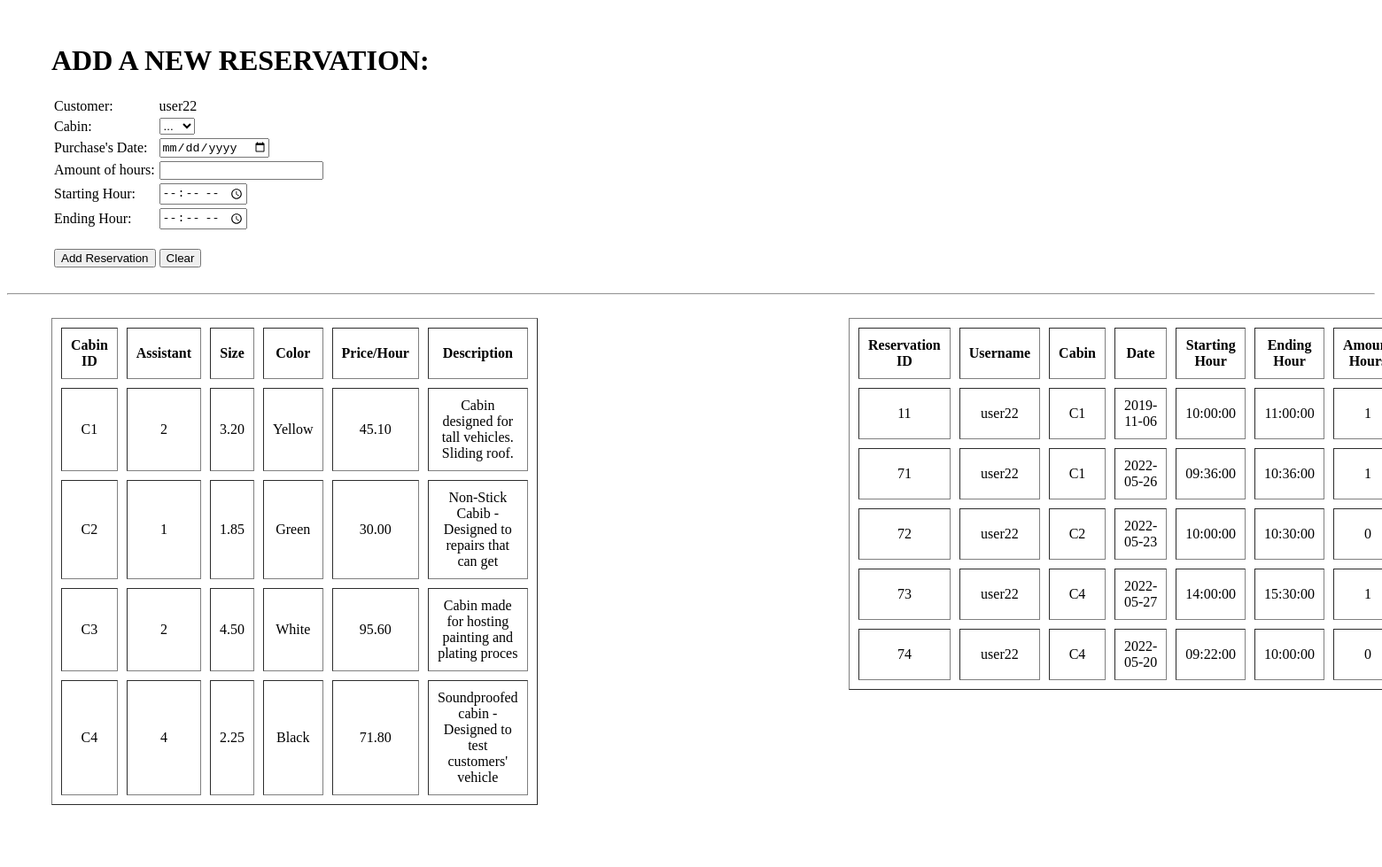
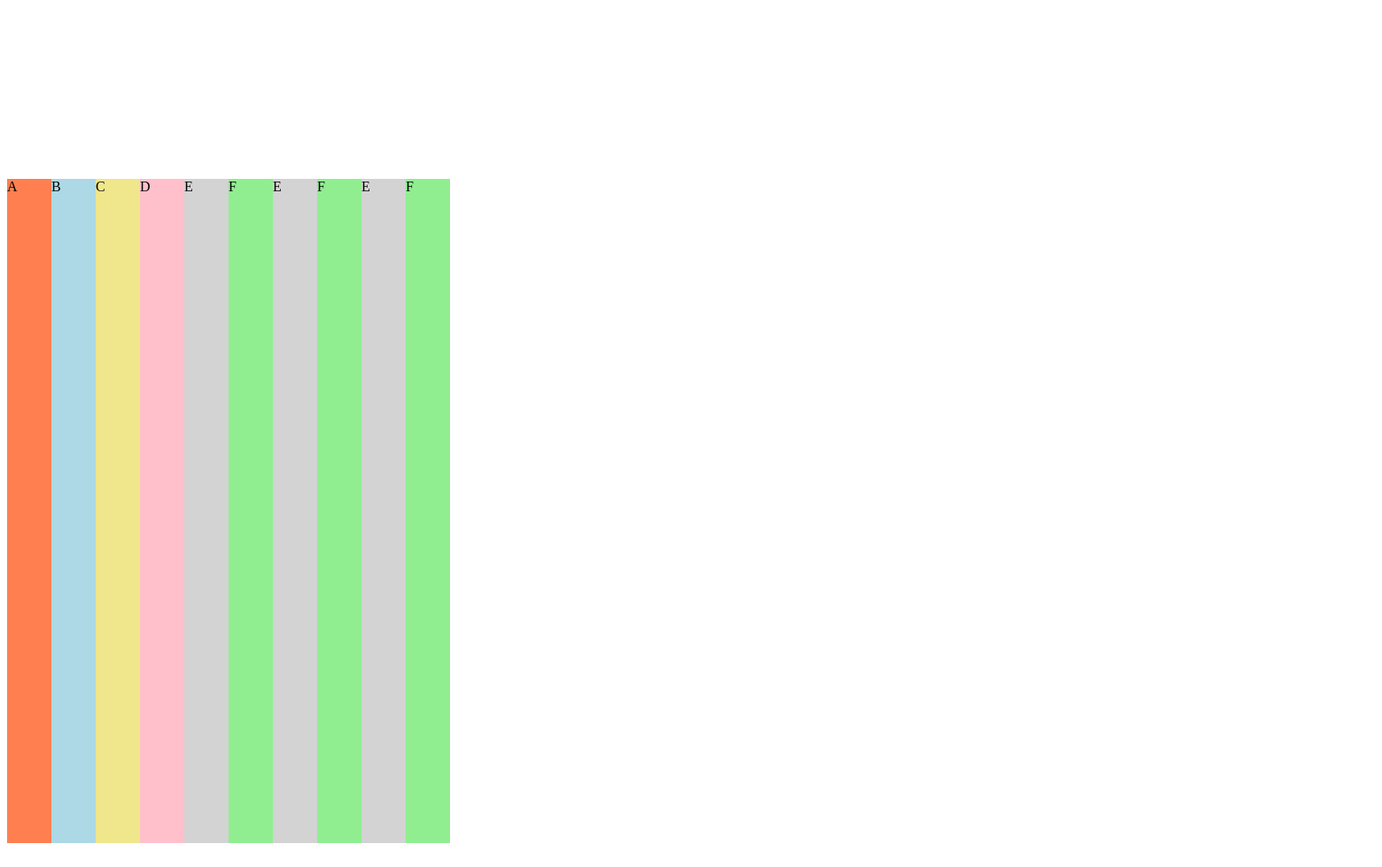
/Markup_Language/finalVersion/insertNewReservationForm.php (signed in), run on the app's committed database (2 pictures, top to bottom).
### tables this page shows
CREATE TABLE `cabin` (
  `Cabin_ID` varchar(10) NOT NULL,
  `id_worker` int(20) NOT NULL,
  `Size` double(3,2) NOT NULL,
  `Color` varchar(20) NOT NULL,
  `Price_Hour` double(5,2) NOT NULL,
  `Description` varchar(100) NOT NULL
);

CREATE TABLE `reservation` (
  `id_Reservation` int(50) NOT NULL,
  `cust_Username` varchar(50) NOT NULL,
  `id_cabin` varchar(10) NOT NULL,
  `Date` date NOT NULL,
  `Starting_Hour` time NOT NULL,
  `Ending_Hour` time NOT NULL,
  `Amount_Hours` double(10,2) NOT NULL,
  `Total_Price` double(10,2) NOT NULL
);

### Markup_Language/finalVersion/insertNewReservationForm.php (the view, shortened to what this page needs)
<!DOCTYPE html>
<html lang="en">
<head>
</head>
<body>
    <?php
    $currentUser = $_SESSION['usuario'];
    $link = connectDataBase();
    $kontsulta1 = mysqli_query($link, "select * from cabin");
    $kontsulta2 = mysqli_query($link, "select * from reservation where cust_Username = '$currentUser'");
    ?>
    <div style='width:600px;margin-top:50px; margin-right:300px; margin-left:50px'>
        <h1>ADD A NEW RESERVATION:</h1>
        <form action="insertNewReservation.php" method="POST">
            <table>
                <tr>
                    <td>Customer: </td>
                    <td><?php echo $currentUser?></td>
                </tr>
                <tr>
                    <td>Cabin: </td>
                    <td>
                        <form>
                            <select name="cabinChoices" class="custom-select mb-3">
                                <option selected>...</option>
                            </select>
                        </form>
                    </td>
                </tr>
                <tr>
                    <td>Purchase's Date:</td>
                    <td><input id="datepicker" type="date" name="reservationDate" placeholder="specify date" class="formAlign" style="display: table-cell;" /></td>
                </tr>
                <tr>
                    <td>Amount of hours:</td>
                    <td><input name="amount" type="number"><br></td>
                </tr>
                <tr>
                    <td>Starting Hour:</td>
                    <td><input name="start_hour" type="time"><br></td>
                </tr>
                <tr>
                    <td>Ending Hour:</td>
                    <td><input name="end_hour" type="time"><br></td>
                </tr>
                <tr>
                    <td><br><input name="send" type="submit" value="Add Reservation"></td>
                    <td><br><input type="reset" value="Clear"></td>
                </tr>
            </table>
        </form>
    </div>
    <br>
    <hr />
    <br>
    <div id="main">
        <div>
            <table style="text-align:center; margin-left:50px; " BORDER=1 CELLSPACING=10 CELLPADDING=10>
                <thead style="vertical-align:left">
                    <tr style="text-align:center">
                        <th>Cabin ID</th>
                        <th>Assistant</th>
                        <th>Size</th>
                        <th>Color</th>
                        <th>Price/Hour</th>
                        <th>Description</th>
                    </tr>
                    <?php
                    while ($erregistroa = mysqli_fetch_array($kontsulta1)) {
                        printf("<tr >
                                    <td>%s</td>
                                    <td>%d</td>
                                    <td>%.2f</td>
                                    <td>%s</td>
                                    <td>%.2f</td>
                                    <td>%s</td>
                                </tr>", $erregistroa[0], $erregistroa[1], $erregistroa[2], $erregistroa[3], $erregistroa[4], $erregistroa[5]);
                    }
                    ?>
                </thead>
            </table>
        </div>
        <div>
            <table style="text-align:center; margin-left:900px" BORDER=1 CELLSPACING=10 CELLPADDING=10>
                <thead style="vertical-align:left">
                    <tr style="text-align:center">
                        <th>Reservation ID</th>
                        <th>Username</th>
                        <th>Cabin</th>
                        <th>Date</th>
                        <th>Starting Hour</th>
                        <th>Ending Hour</th>
                        <th>Amount Hours</th>
                    </tr>
                    <?php
                    while ($erregistroa = mysqli_fetch_array($kontsulta2)) {
                        printf("<tr >
                                    <td>%d</td>
                                    <td>%s</td>
                                    <td>%s</td>
                                    <td>%s</td>
                                    <td>%s</td>
                                    <td>%s</td>
                                    <td>%d</td>
                                    <td>%.2f</td>
                                </tr>", $erregistroa[0], $erregistroa[1], $erregistroa[2], $erregistroa[3], $erregistroa[4], $erregistroa[5], $erregistroa[6], $erregistroa[7]);
                    }
                    ?>
                </thead>
            </table>
        </div>
    </div>
    <br><br>
    <br>
    <br>
    <div id="main">
        <div style="background-color:coral;">A</div>
        <div style="background-color:lightblue;">B</div>
        <div style="background-color:khaki;">C</div>
        <div style="background-color:pink;">D</div>
        <div style="background-color:lightgrey;">E</div>
        <div style="background-color:lightgreen;">F</div>
        <div style="background-color:lightgrey;">E</div>
        <div style="background-color:lightgreen;">F</div>
        <div style="background-color:lightgrey;">E</div>
        <div style="background-color:lightgreen;">F</div>
    </div>
</body>
<br><br>
</html>

### Markup_Language/finalVersion/insertNewReservationForm.php (style rules this page uses)
#main { width: 100%; height: 80%; border: 0px; display: flex; flex-wrap: wrap; }
#main div { width: 50px; height: 750px; }

### data on the page
cabin: Cabin_ID "C1", id_worker "2", Size "3.20", Color "Yellow", Price_Hour "45.10", Description "Cabin designed for tall vehicles. Sliding roof."
cabin: Cabin_ID "C2", id_worker "1", Size "1.85", Color "Green", Price_Hour "30.00", Description "Non-Stick Cabib - Designed to repairs that can get"
cabin: Cabin_ID "C3", id_worker "2", Size "4.50", Color "White", Price_Hour "95.60", Description "Cabin made for hosting painting and plating proces"
cabin: Cabin_ID "C4", id_worker "4", Size "2.25", Color "Black", Price_Hour "71.80", Description "Soundproofed cabin - Designed to test customers' vehicle"
reservation: id_Reservation "11", cust_Username "user22", id_cabin "C1", Date "2019-11-06", Starting_Hour "10:00:00", Ending_Hour "11:00:00", Amount_Hours "1"
reservation: id_Reservation "71", cust_Username "user22", id_cabin "C1", Date "2022-05-26", Starting_Hour "09:36:00", Ending_Hour "10:36:00", Amount_Hours "1"
reservation: id_Reservation "72", cust_Username "user22", id_cabin "C2", Date "2022-05-23", Starting_Hour "10:00:00", Ending_Hour "10:30:00", Amount_Hours "0"
reservation: id_Reservation "73", cust_Username "user22", id_cabin "C4", Date "2022-05-27", Starting_Hour "14:00:00", Ending_Hour "15:30:00", Amount_Hours "1"
reservation: id_Reservation "74", cust_Username "user22", id_cabin "C4", Date "2022-05-20", Starting_Hour "09:22:00", Ending_Hour "10:00:00", Amount_Hours "0"

### other printed values
$currentUser "user22"
